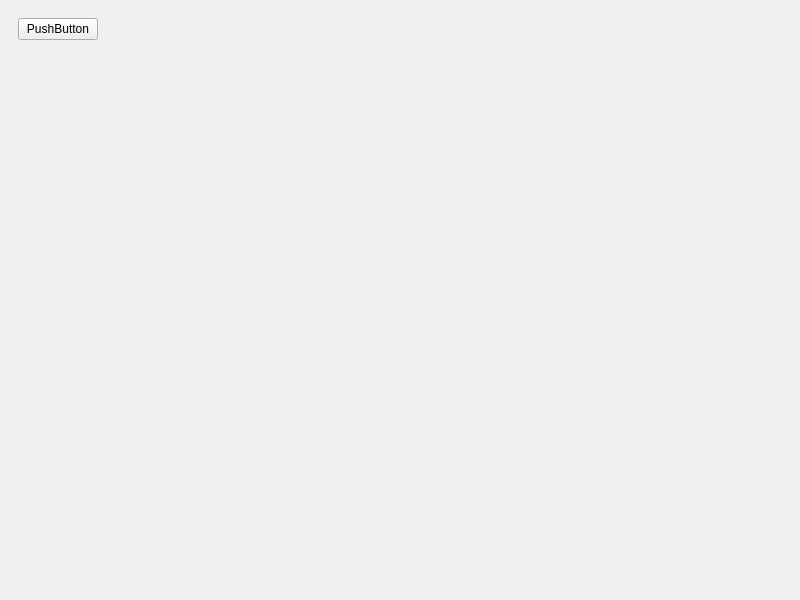
<?xml version="1.0" encoding="UTF-8"?>
<ui version="4.0">
 <class>MainWindow</class>
 <widget class="QMainWindow" name="MainWindow">
  <property name="geometry">
   <rect>
    <x>0</x>
    <y>0</y>
    <width>800</width>
    <height>600</height>
   </rect>
  </property>
  <property name="sizePolicy">
   <sizepolicy hsizetype="Preferred" vsizetype="Preferred">
    <horstretch>0</horstretch>
    <verstretch>0</verstretch>
   </sizepolicy>
  </property>
  <property name="windowTitle">
   <string>MainWindow</string>
  </property>
  <widget class="QWidget" name="centralwidget">
   <layout class="QVBoxLayout" name="verticalLayout">
    <item>
     <widget class="QWidget" name="widget_4" native="true">
      <property name="sizePolicy">
       <sizepolicy hsizetype="Fixed" vsizetype="Fixed">
        <horstretch>0</horstretch>
        <verstretch>0</verstretch>
       </sizepolicy>
      </property>
      <layout class="QVBoxLayout" name="verticalLayout_2">
       <item>
        <widget class="QPushButton" name="pushButton">
         <property name="sizePolicy">
          <sizepolicy hsizetype="Fixed" vsizetype="Fixed">
           <horstretch>0</horstretch>
           <verstretch>0</verstretch>
          </sizepolicy>
         </property>
         <property name="text">
          <string>PushButton</string>
         </property>
        </widget>
       </item>
      </layout>
     </widget>
    </item>
    <item>
     <widget class="QWidget" name="widget" native="true">
      <layout class="QHBoxLayout" name="horizontalLayout">
       <item>
        <widget class="QWidget" name="treeView" native="true">
         <property name="sizePolicy">
          <sizepolicy hsizetype="Preferred" vsizetype="Preferred">
           <horstretch>1</horstretch>
           <verstretch>0</verstretch>
          </sizepolicy>
         </property>
         <layout class="QHBoxLayout" name="treeViewLayout">
          <property name="spacing">
           <number>0</number>
          </property>
          <property name="leftMargin">
           <number>0</number>
          </property>
          <property name="topMargin">
           <number>0</number>
          </property>
          <property name="rightMargin">
           <number>0</number>
          </property>
          <property name="bottomMargin">
           <number>0</number>
          </property>
         </layout>
        </widget>
       </item>
       <item>
        <widget class="QWidget" name="view" native="true">
         <property name="sizePolicy">
          <sizepolicy hsizetype="Preferred" vsizetype="Preferred">
           <horstretch>2</horstretch>
           <verstretch>0</verstretch>
          </sizepolicy>
         </property>
         <layout class="QHBoxLayout" name="hLayout"/>
        </widget>
       </item>
      </layout>
     </widget>
    </item>
   </layout>
  </widget>
 </widget>
 <resources/>
 <connections>
  <connection>
   <sender>pushButton</sender>
   <signal>clicked()</signal>
   <receiver>MainWindow</receiver>
   <slot>openFileDialog()</slot>
   <hints>
    <hint type="sourcelabel">
     <x>72</x>
     <y>39</y>
    </hint>
    <hint type="destinationlabel">
     <x>145</x>
     <y>37</y>
    </hint>
   </hints>
  </connection>
 </connections>
 <slots>
  <slot>openFileDialog()</slot>
 </slots>
</ui>
